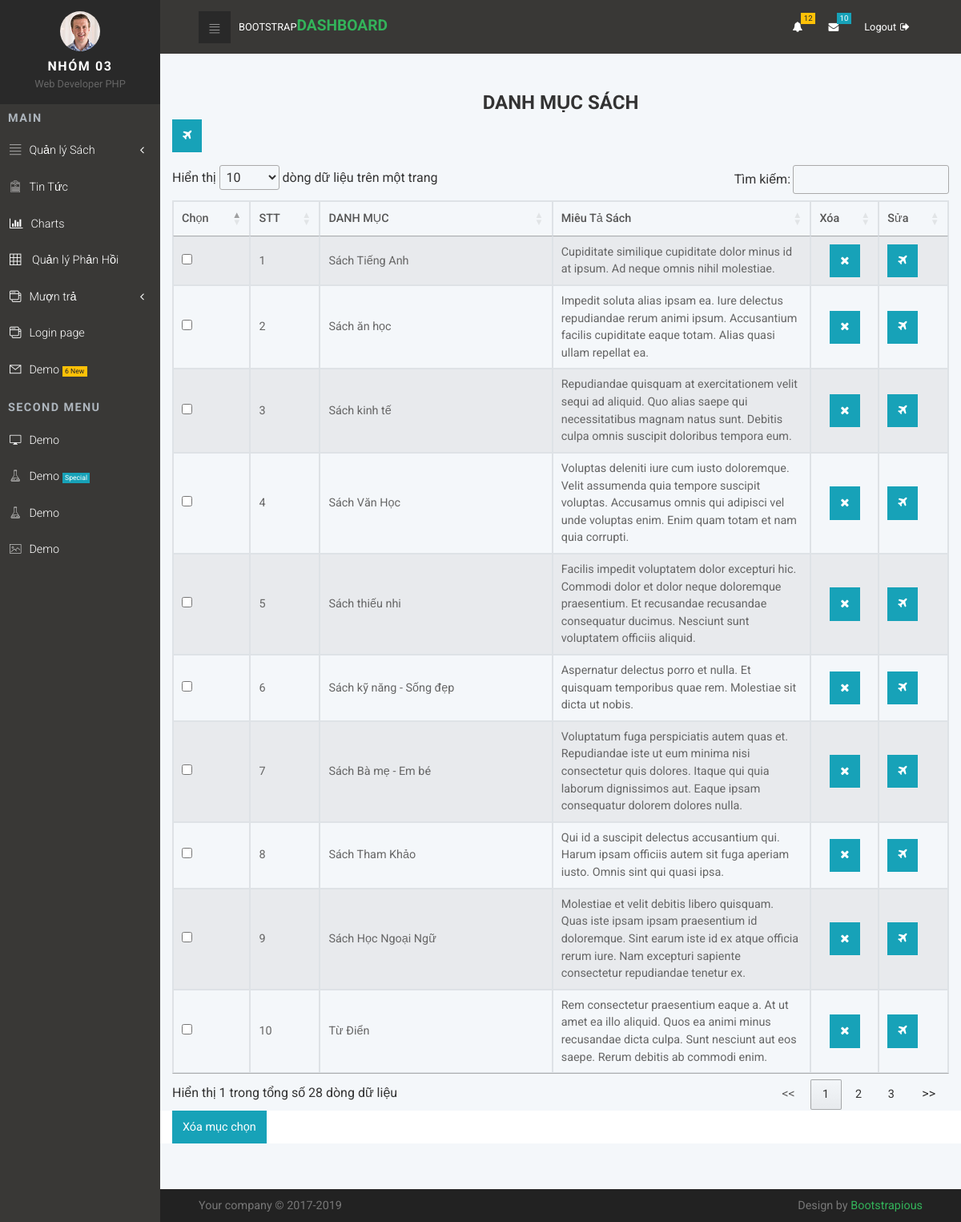
The page /Admin/index.php?page=category on the database its author committed.
### tables this page shows
CREATE TABLE `category` (
  `CategoryId` int(11) NOT NULL,
  `CategoryNames` varchar(40) NOT NULL,
  `CategoryDescription` varchar(255) DEFAULT NULL
);

### src/category/Category.php (the view, shortened to what this page needs)
<div class="container">
				<form name="frmXoa" method="post" action="">
					<h1 class="text-center">DANH MỤC SÁCH</h1>
					<p>
						<a class="btn btn-info" href="?page=addcategory"><i class="fa fa-plane"></i></a>
					</p>
					<table class="table-striped table-responsive table-bordered" id="myTable">
						<thead>
							<tr>
								<th><strong>Chọn</strong></th>
								<th><strong>STT</strong></th>
								<th><strong>DANH MỤC</strong></th>
								<th class="col-md-4"><strong>Miêu Tả Sách</strong></th>
								<th><strong>Xóa</strong></th>
								<th><strong>Sửa</strong></th>
							</tr>
						</thead>
						<tbody>
							<?php
							$result = mysqli_query($conn,"SELECT * FROM category");
							while($row=mysqli_fetch_array($result, MYSQLI_ASSOC))
							{
								?>
								<tr>
									<td><input name="checkbox[]" type="checkbox" id="checkbox[]" value="<?php echo $row["CategoryId"] ?>"></td>
									<td><?php echo $row["CategoryId"] ?></td>
									<td><?php echo $row["CategoryNames"] ?></td>
									<td><?php echo $row["CategoryDescription"] ?></td>
									<td align='center'>
										<a class="btn btn-info" href="?page=publisher&ma=<?php echo $row['CategoryId']; ?>" onclick="return deleteConfirm()">
											<i class="fa fa-remove"></i></a>
										</td>
										<td><a class="btn btn-info" href="?page=updatecategory&ma=<?php echo $row['CategoryId']; ?>"><i class="fa fa-plane"></i></a></td>
									</tr>
									<?php
								}
								?>
							</tbody>
						</table>
						<div class="row" style="background-color:#FFF">
							<div class="col-md-12">
								<input type="submit" value="Xóa mục chọn" name="btnXoa" id="btnXoa" onclick='return 	 deleteConfirm()' class="btn btn-info"/>
							</div>
						</div>
					</form>
				</div>

### Admin/css/style.default.css (style rules this page uses)
a { display: inline-block; text-decoration: none; color: #fff; -webkit-transition: all 0.3s; transition: all 0.3s; }
body { overflow-x: hidden; }
i { display: inline-block; }
table { font-size: 0.9em; color: #666; }
.dashboard-counts strong { font-size: 0.9em; font-weight: 500; color: #555; display: block; }
@media (min-width: 768px) { .dashboard-counts strong { font-size: 1em; } }
.btn { font-weight: 400; border: 1px solid transparent; padding: 0.55rem 0.75rem; font-size: 0.9rem; line-height: 1.5; border-radius: 0; -webkit-transition: background-color 0.15s ease-in-out, border-color 0.15s ease-in-out, -webkit-box-shadow 0.15s ease-in-out; transition: background-color 0.15s ease-in-out, border-color 0.15s ease-in-out, -webkit-box-shadow 0.15s ease-in-out; transition: background-color 0.15s ease-in-out, border-color 0.15s ease-in-out, box-shadow 0.15s ease-in-out; transition: background-color 0.15s ease-in-out, border-color 0.15s ease-in-out, box-shadow 0.15s ease-in-out, -webkit-box-shadow 0.15s ease-in-out; }
.btn-info { color: color-yiq(#17a2b8); background-color: #17a2b8; border-color: #17a2b8; }
body { font-family: "Roboto", sans-serif; font-size: 1rem; font-weight: 400; line-height: 1.5; color: #212529; background-color: #fff; }
a { color: #33b35a; text-decoration: none; }
h1, h2, h3, h4, h5, h6, .h1, .h2, .h3, .h4, .h5, .h6 { margin-bottom: 0.5rem; font-family: inherit; font-weight: 700; line-height: 1.1; color: inherit; }
h1, .h1 { font-size: 1.5rem; }

### rows shown on the page
category: CategoryId "1", CategoryNames "Sách Tiếng Anh", CategoryDescription "Cupiditate similique cupiditate dolor minus id at ipsum. Ad neque omnis nihil molestiae."
category: CategoryId "2", CategoryNames "Sách ăn học", CategoryDescription "Impedit soluta alias ipsam ea. Iure delectus repudiandae rerum animi ipsum. Accusantium facilis cupiditate eaque totam. Alias quasi ullam repellat ea."
category: CategoryId "3", CategoryNames "Sách kinh tế", CategoryDescription "Repudiandae quisquam at exercitationem velit sequi ad aliquid. Quo alias saepe qui necessitatibus magnam natus sunt. Debitis culpa omnis suscipit doloribus tempora eum."
category: CategoryId "4", CategoryNames "Sách Văn Học", CategoryDescription "Voluptas deleniti iure cum iusto doloremque. Velit assumenda quia tempore suscipit voluptas. Accusamus omnis qui adipisci vel unde voluptas enim. Enim quam totam et nam quia corrupti."
category: CategoryId "5", CategoryNames "Sách thiếu nhi", CategoryDescription "Facilis impedit voluptatem dolor excepturi hic. Commodi dolor et dolor neque doloremque praesentium. Et recusandae recusandae consequatur ducimus. Nesciunt sunt voluptatem officiis aliquid."
category: CategoryId "6", CategoryNames "Sách kỹ năng - Sống đẹp", CategoryDescription "Aspernatur delectus porro et nulla. Et quisquam temporibus quae rem. Molestiae sit dicta ut nobis."
category: CategoryId "7", CategoryNames "Sách Bà mẹ - Em bé", CategoryDescription "Voluptatum fuga perspiciatis autem quas et. Repudiandae iste ut eum minima nisi consectetur quis dolores. Itaque qui quia laborum dignissimos aut. Eaque ipsam consequatur dolorem dolores nulla."
category: CategoryId "8", CategoryNames "Sách Tham Khảo", CategoryDescription "Qui id a suscipit delectus accusantium qui. Harum ipsam officiis autem sit fuga aperiam iusto. Omnis sint qui quasi ipsa."
category: CategoryId "9", CategoryNames "Sách Học Ngoại Ngữ", CategoryDescription "Molestiae et velit debitis libero quisquam. Quas iste ipsam ipsam praesentium id doloremque. Sint earum iste id ex atque officia rerum iure. Nam excepturi sapiente consectetur repudiandae tenetur ex."
category: CategoryId "10", CategoryNames "Từ Điển", CategoryDescription "Rem consectetur praesentium eaque a. At ut amet ea illo aliquid. Quos ea animi minus recusandae dicta culpa. Sunt nesciunt aut eos saepe. Rerum debitis ab commodi enim."
